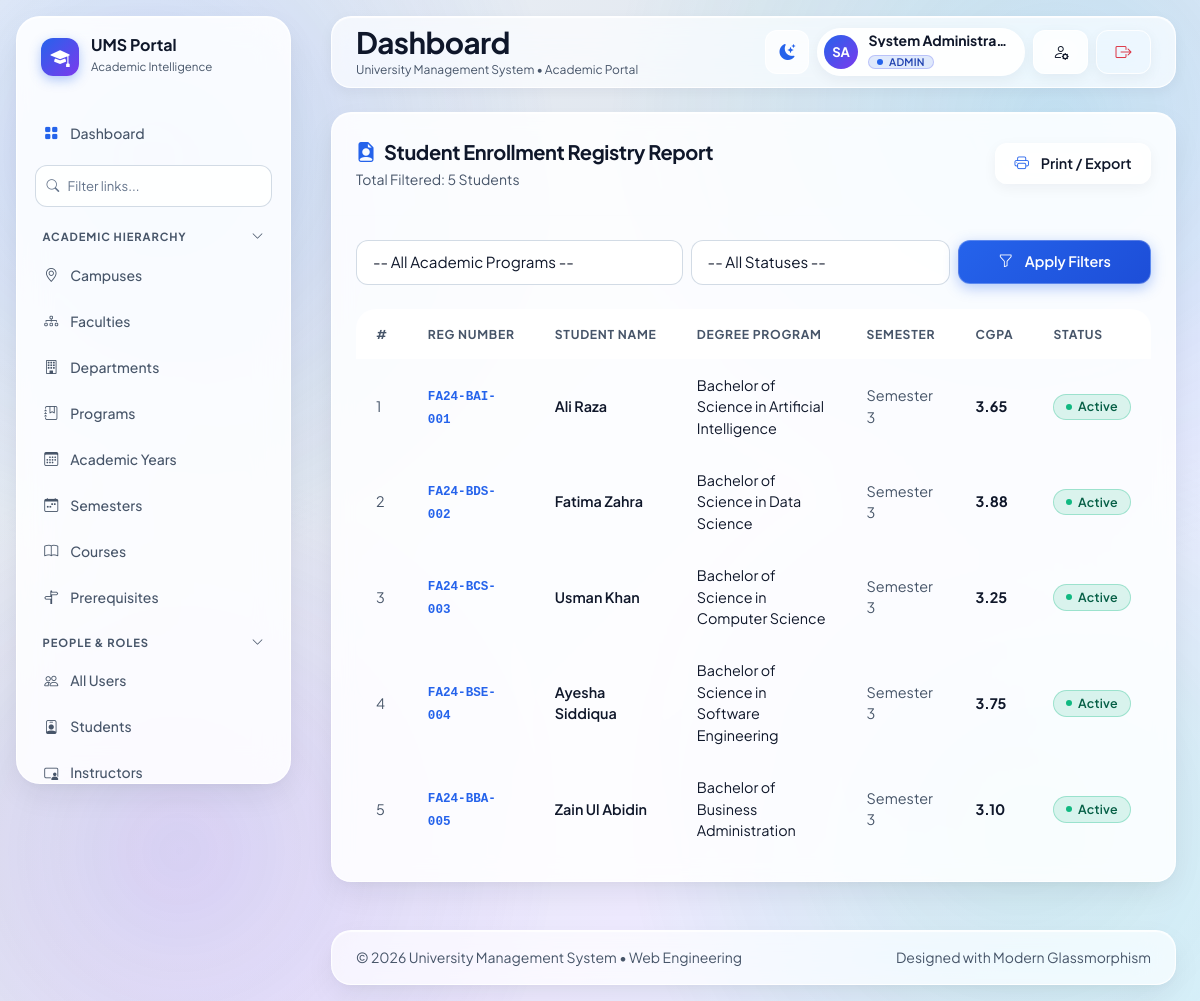
/reports/students (signed in), run on the app's committed database.
### app/models/auth.py (models this page shows, shortened)
class User(UserMixin, db.Model):
    __tablename__ = 'users'
    id = db.Column(db.Integer, primary_key=True)
    email = db.Column(db.String(120), unique=True, nullable=False, index=True)
    password_hash = db.Column(db.String(256), nullable=False)
    first_name = db.Column(db.String(64), nullable=False)
    last_name = db.Column(db.String(64), nullable=False)
    phone = db.Column(db.String(20), nullable=True)
    is_active = db.Column(db.Boolean, default=True, nullable=False)
    created_at = db.Column(db.DateTime, default=datetime.utcnow, nullable=False)
    updated_at = db.Column(db.DateTime, default=datetime.utcnow, onupdate=datetime.utcnow, nullable=False)
    roles = db.relationship('UserRole', back_populates='user', cascade='all, delete-orphan')
    student_profile = db.relationship('Student', back_populates='user', uselist=False, cascade='all, delete-orphan')
    instructor_profile = db.relationship('Instructor', back_populates='user', uselist=False, cascade='all, delete-orphan')
    staff_profile = db.relationship('Staff', back_populates='user', uselist=False, cascade='all, delete-orphan')
    announcements = db.relationship('Announcement', back_populates='author')
    notifications = db.relationship('Notification', back_populates='user', cascade='all, delete-orphan')
    audit_logs = db.relationship('AuditLog', back_populates='user')
    library_loans = db.relationship('LibraryLoan', back_populates='user')
    transport_assignments = db.relationship('TransportAssignment', back_populates='user')
    @property
    def full_name(self):
        return f"{self.first_name} {self.last_name}"
    def has_role(self, role_name):
        return any(ur.role.name.upper() == role_name.upper() for ur in self.roles if ur.role)
    def get_role_names(self):
        return [ur.role.name for ur in self.roles if ur.role]

class Role(db.Model):
    __tablename__ = 'roles'
    id = db.Column(db.Integer, primary_key=True)
    name = db.Column(db.String(50), unique=True, nullable=False, index=True)
    description = db.Column(db.String(255), nullable=True)
    users = db.relationship('UserRole', back_populates='role', cascade='all, delete-orphan')

class Student(db.Model):
    __tablename__ = 'students'
    id = db.Column(db.Integer, primary_key=True)
    user_id = db.Column(db.Integer, db.ForeignKey('users.id', ondelete='CASCADE'), unique=True, nullable=False)
    registration_number = db.Column(db.String(50), unique=True, nullable=False, index=True)
    program_id = db.Column(db.Integer, db.ForeignKey('programs.id', ondelete='SET NULL'), nullable=True, index=True)
    admission_date = db.Column(db.Date, nullable=False)
    current_semester = db.Column(db.Integer, default=1, nullable=False)
    status = db.Column(db.String(20), default='Active', nullable=False)  # Active, Suspended, Graduated, Inactive
    cgpa = db.Column(db.Numeric(3, 2), default=0.00, nullable=False)
    user = db.relationship('User', back_populates='student_profile')
    program = db.relationship('Program', back_populates='students')
    guardians = db.relationship('StudentGuardian', back_populates='student', cascade='all, delete-orphan')
    enrollments = db.relationship('Enrollment', back_populates='student', cascade='all, delete-orphan')
    transcripts = db.relationship('Transcript', back_populates='student', cascade='all, delete-orphan')
    invoices = db.relationship('StudentInvoice', back_populates='student', cascade='all, delete-orphan')
    scholarship_awards = db.relationship('ScholarshipAward', back_populates='student', cascade='all, delete-orphan')
    hostel_allocations = db.relationship('HostelAllocation', back_populates='student', cascade='all, delete-orphan')

### app/models/academic.py (models this page shows, shortened)
class Program(db.Model):
    __tablename__ = 'programs'
    id = db.Column(db.Integer, primary_key=True)
    name = db.Column(db.String(120), nullable=False, index=True)
    code = db.Column(db.String(20), unique=True, nullable=False)
    department_id = db.Column(db.Integer, db.ForeignKey('departments.id', ondelete='CASCADE'), nullable=False, index=True)
    degree_type = db.Column(db.String(50), nullable=False)  # BS, MS, PhD
    total_credit_hours = db.Column(db.Integer, nullable=False)
    duration_years = db.Column(db.Integer, default=4, nullable=False)
    department = db.relationship('Department', back_populates='programs')
    students = db.relationship('Student', back_populates='program')
    fee_structures = db.relationship('FeeStructure', back_populates='program')

### app/routes/reports.py (the view)
@reports_bp.route('/students')
@login_required
@admin_required
def student_list_report():
    program_id = request.args.get('program_id', type=int)
    status = request.args.get('status', '').strip()
    query = Student.query
    if program_id:
        query = query.filter(Student.program_id == program_id)
    if status:
        query = query.filter(Student.status == status)
    students = query.all()
    programs = Program.query.all()
    return render_template('reports/students.html', students=students, programs=programs, selected_program=program_id, selected_status=status)

### app/models/auth.py (called while the page is built)
@login_manager.user_loader
def load_user(user_id):
    return User.query.get(int(user_id))

### app/templates/reports/students.html (shortened to what this page needs)
{% extends "base.html" %}
{% import "macros/ui.html" as ui %}
{% block content %}
<div class="glass-card glass-card-dense mb-4">
    <div class="p-3 p-md-4 border-bottom border-light border-opacity-25 d-flex flex-column flex-sm-row justify-content-between align-items-sm-center gap-3">
        <div>
            <div class="d-flex align-items-center gap-2">
                <i class="bi bi-file-earmark-person-fill text-indigo fs-5"></i>
                <h2 class="fs-5 fw-bold text-main mb-0">Student Enrollment Registry Report</h2>
            </div>
            <small class="text-muted">Total Filtered: {{ students|length }} Students</small>
        </div>
        <button class="btn btn-glass btn-sm" onclick="window.print()" aria-label="Print or Export Report" style="min-height: 40px; display: inline-flex; align-items: center;">
            <i class="bi bi-printer text-indigo me-1"></i> Print / Export
        </button>
    </div>
    <div class="p-3 p-md-4">
        <form method="GET" class="row g-2 mb-4" role="search">
            <div class="col-12 col-md-5">
                <select name="program_id" class="form-select glass-input" aria-label="Filter by degree program" style="min-height: 44px;">
                    <option value="">-- All Academic Programs --</option>
                </select>
            </div>
            <div class="col-12 col-md-4">
                <select name="status" class="form-select glass-input" aria-label="Filter by student status" style="min-height: 44px;">
                    <option value="">-- All Statuses --</option>
                </select>
            </div>
            <div class="col-12 col-md-3">
                <button type="submit" class="btn btn-primary btn-sm w-100" style="min-height: 44px; display: inline-flex; align-items: center; justify-content: center;">
                    <i class="bi bi-funnel me-1"></i> Apply Filters
                </button>
            </div>
        </form>
        <div class="glass-table-container">
            <table class="glass-table glass-table-cards">
                <thead>
                    <tr>
                        <th scope="col">#</th>
                        <th scope="col">Reg Number</th>
                        <th scope="col">Student Name</th>
                        <th scope="col">Degree Program</th>
                        <th scope="col">Semester</th>
                        <th scope="col">CGPA</th>
                        <th scope="col">Status</th>
                    </tr>
                </thead>
                <tbody>
                    {% for s in students %}
                    <tr>
                        <td data-label="#" class="text-muted">{{ loop.index }}</td>
                        <td data-label="Reg Number"><code class="text-indigo fw-bold">{{ s.registration_number }}</code></td>
                        <td data-label="Student Name" class="fw-semibold text-main">{{ s.user.full_name if s.user else 'N/A' }}</td>
                        <td data-label="Degree Program" class="small">{{ s.program.name if s.program else 'N/A' }}</td>
                        <td data-label="Semester" class="small text-muted">Semester {{ s.current_semester }}</td>
                        <td data-label="CGPA" class="fw-bold">{{ s.cgpa if s.cgpa else '-' }}</td>
                        <td data-label="Status">{{ ui.status_badge(s.status) }}</td>
                    </tr>
                    {% else %}
                    <tr>
                        <td colspan="7" class="py-4">
                            {{ ui.empty_state(title="No Students Found", message="No student records match the selected filter criteria.", icon="bi-person-x") }}
                        </td>
                    </tr>
                    {% endfor %}
                </tbody>
            </table>
        </div>
    </div>
</div>
{% endblock %}

### app/templates/macros/ui.html (shortened to what this page needs)
{% macro status_badge(status) %}
    {% set s = (status | string | trim | lower) %}
    {% if s in ['active', 'paid', 'completed', 'present', 'enrolled', 'approved', 'pass', 'published', 'available'] %}
        <span class="status-badge status-green">{{ status }}</span>
    {% elif s in ['pending', 'late', 'partial', 'in progress', 'processing', 'scheduled'] %}
        <span class="status-badge status-amber">{{ status }}</span>
    {% elif s in ['overdue', 'absent', 'failed', 'inactive', 'cancelled', 'rejected', 'unpaid', 'dropped'] %}
        <span class="status-badge status-rose">{{ status }}</span>
    {% elif s in ['returned', 'resolved', 'closed'] %}
        <span class="status-badge status-teal">{{ status }}</span>
    {% else %}
        <span class="status-badge status-indigo">{{ status if status else 'None' }}</span>
    {% endif %}
{% endmacro %}

### app/templates/partials/_topbar.html (shortened to what this page needs)
<nav class="glass-topbar topbar-wrapper px-2 py-2 px-md-4 py-md-2">
    <div class="d-flex align-items-center gap-2 gap-sm-3" style="min-width: 0;">
        <div style="min-width: 0;">
            <h1 class="fs-5 fw-bold mb-0 text-main text-truncate" style="font-size: var(--text-page-title) !important; max-width: clamp(120px, 32vw, 420px);" title="{{ title if title else 'Dashboard' }}">
                {{ title if title else 'Dashboard' }}
            </h1>
            <small class="text-muted d-none d-md-block text-truncate" style="font-size: 0.75rem;">
                {{ app_name }} &bull; Academic Portal
            </small>
        </div>
    </div>
    <div class="d-flex align-items-center gap-1 gap-sm-2 flex-shrink-0">
        <button type="button" class="theme-toggle-btn" id="themeToggleBtn" aria-label="Toggle theme" title="Toggle theme" style="min-width: 44px; min-height: 44px;">
            <i class="bi bi-moon-stars-fill text-indigo"></i>
        </button>
        {% if current_user.is_authenticated %}
            <a href="{{ url_for('auth.profile') }}" class="user-chip text-decoration-none" title="{{ current_user.full_name }} ({{ current_user.get_role_names() | join(', ') }})" aria-label="User Profile" style="min-height: 44px;">
                <div class="user-avatar-initials" style="width: 34px; height: 34px;">
                    {{ current_user.first_name[0] if current_user.first_name else 'U' }}{{ current_user.last_name[0] if current_user.last_name else '' }}
                </div>
                <div class="text-start me-1 d-none d-md-block" style="max-width: 140px;">
                    <span class="d-block fw-bold text-main lh-1 small text-truncate">{{ current_user.full_name }}</span>
                    <span class="status-badge status-indigo py-0 px-2 mt-1" style="font-size: 0.65rem;">
                        {{ current_user.get_role_names() | join(', ') }}
                    </span>
                </div>
            </a>
            <a href="{{ url_for('auth.profile') }}" class="btn btn-glass btn-sm d-none d-sm-inline-flex" title="User Profile & Settings" aria-label="User Profile" style="min-width: 44px; min-height: 44px;">
                <i class="bi bi-person-gear fs-6"></i>
            </a>
            <a href="{{ url_for('auth.logout') }}" class="btn btn-outline-glass btn-sm text-danger" title="Sign Out" aria-label="Sign Out" style="min-width: 44px; min-height: 44px;">
                <i class="bi bi-box-arrow-right fs-6"></i>
            </a>
        {% else %}
            <a href="{{ url_for('auth.login') }}" class="btn btn-primary btn-sm" style="min-height: 44px;">
                <i class="bi bi-box-arrow-in-right me-1"></i> Sign In
            </a>
        {% endif %}
    </div>
</nav>

### app/static/css/tokens.css (style rules this page uses)
:root { --font-sans: 'Plus Jakarta Sans', -apple-system, BlinkMacSystemFont, "Segoe UI", Roboto, "Helvetica Neue", Arial, sans-serif; --text-page-title: clamp(1.25rem, 1rem + 1.2vw, 1.85rem); --text-section-title: clamp(1.1rem, 0.95rem + 0.8vw, 1.45rem); --text-kpi-value: clamp(1.35rem, 1rem + 2cqi, 2.15rem); --text-body-base: 1rem; --text-body-sm: 0.875rem; --text-body-xs: 0.78rem; --space-layout-x: clamp(0.75rem, 0.5rem + 1vw, 1.75rem); --space-layout-y: clamp(0.75rem, 0.5rem + 1vw, 1.5rem); --space-card-p: clamp(1rem, 0.75rem + 0.8vw, 1.5rem); --touch-target-min: 44px; --safe-top: env(safe-area-inset-top, 0px); --safe-bottom: env(safe-area-inset-bottom, 0px); --safe-left: env(safe-area-inset-left, 0px); --safe-right: env(safe-area-inset-right, 0px); --glass-blur-default: 16px; --glass-blur-mobile: 8px; --layout-max-width: 1600px; --color-indigo: #2563EB; --color-indigo-hover: #1D4ED8; --color-violet: #7C3AED; --color-teal: #06B6D4; --color-rose: #F43F5E; --color-amber: #F59E0B; --color-emerald: #10B981; --radius-sm: 8px; --radius-md: 12px; --radius-lg: 20px; --radius-xl: 24px; --radius-full: 9999px; --transition-fast: 150ms ease; --transition-base: 200ms ease; --transition-slow: 300ms ease; --bg-gradient: linear-gradient(135deg, #F1F5F9 0%, #E2E8F0 35%, #EDE9FE 70%, #E0F2FE 100%); --bg-solid-fallback: #F1F5F9; --orbs-opacity: 0.75; --glass-bg: rgba(255, 255, 255, 0.70); --glass-bg-dense: rgba(255, 255, 255, 0.88); --glass-bg-subtle: rgba(255, 255, 255, 0.45); --glass-bg-hover: rgba(255, 255, 255, 0.92); --glass-bg-active: rgba(37, 99, 235, 0.12); --glass-border: 1px solid rgba(255, 255, 255, 0.85); --glass-border-subtle: 1px solid rgba(203, 213, 225, 0.55); --glass-border-strong: 1px solid rgba(255, 255, 255, 0.98); --glass-highlight: inset 0 1px 1px rgba(255, 255, 255, 0.85); --glass-shadow: 0 12px 32px -4px rgba(15, 23, 42, 0.08), 0 4px 12px -2px rgba(15, 23, 42, 0.04); --glass-shadow-hover: 0 20px 40px -6px rgba(37, 99, 235, 0.22); --glass-shadow-sm: 0 4px 14px rgba(15, 23, 42, 0.05); --text-main: #0F172A; --text-muted: #475569; --text-light: #64748B; --text-inverse: #FFFFFF; --input-bg: rgba(255, 255, 255, 0.85); --input-border: rgba(203, 213, 225, 0.85); --input-focus-border: var(--color-indigo); --input-focus-glow: 0 0 0 3px rgba(37, 99, 235, 0.22); --status-green-bg: rgba(16, 185, 129, 0.14); --status-green-text: #065F46; --status-amber-bg: rgba(245, 158, 11, 0.14); --status-amber-text: #92400E; --status-rose-bg: rgba(244, 63, 94, 0.14); --status-rose-text: #9F1239; --status-indigo-bg: rgba(37, 99, 235, 0.14); --status-indigo-text: #1E40AF; --status-teal-bg: rgba(6, 182, 212, 0.14); --status-teal-text: #0E7490; }
.text-indigo { color: var(--color-indigo) !important; }

### data on the page
User: first_name "S", last_name "A", full_name "System Administra…"
Role: get_role_names "ADMIN"
Student: registration_number "FA24-BAI-001", user "Ali Raza", program "Bachelor of Science in Artificial Intelligence", current_semester "3", cgpa "3.65", status "Active"
Student: registration_number "FA24-BDS-002", user "Fatima Zahra", program "Bachelor of Science in Data Science", current_semester "3", cgpa "3.88", status "Active"
Student: registration_number "FA24-BCS-003", user "Usman Khan", program "Bachelor of Science in Computer Science", current_semester "3", cgpa "3.25", status "Active"
Student: registration_number "FA24-BSE-004", user "Ayesha Siddiqua", program "Bachelor of Science in Software Engineering", current_semester "3", cgpa "3.75", status "Active"
Student: registration_number "FA24-BBA-005", user "Zain Ul Abidin", program "Bachelor of Business Administration", current_semester "3", cgpa "3.10", status "Active"

### other printed values
{{ title if title else 'Dashboard' }} "Dashboard"
{{ app_name }} "University Management System"
{{ students|length }} "5"
